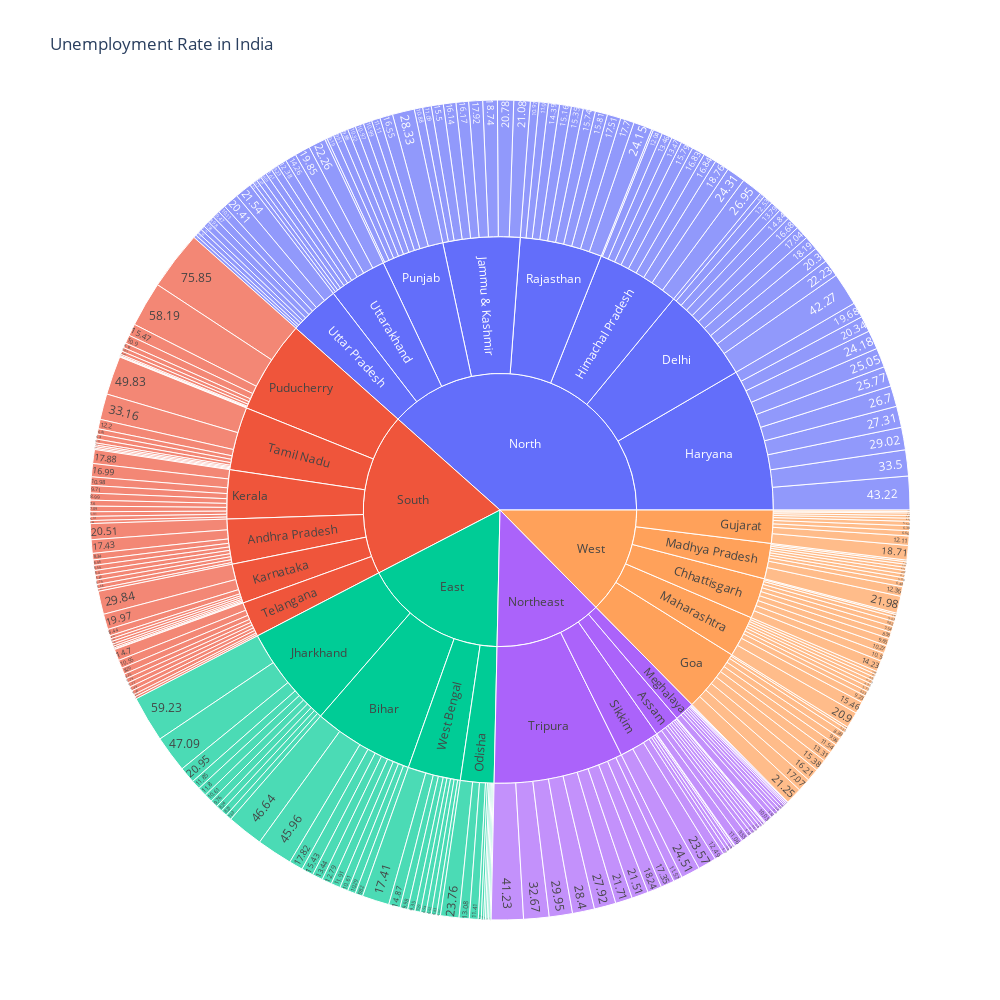

Source (notebook cell):
### Code cell
import plotly.express as px

unemployment = df[['States','Region','Estimated Unemployment Rate']]
figure = px.sunburst(unemployment,path=['Region','States','Estimated Unemployment Rate'],
                     values='Estimated Unemployment Rate',
                     width=1000,height=1000, color_continuous_scale='RdY1Gn',
                     title="Unemployment Rate in India")
figure.show()

### Figure 1 — Plotly figure (JSON) as saved in the notebook; plotly's stock layout.template omitted (floating-point values rounded to 4 significant figures; data arrays with more than 128 entries replaced by an {"elided": "..."} marker saying what was removed)
{"data": [{"branchvalues": "total", "domain": {"x": [0, 1], "y": [0, 1]}, "hovertemplate": "labels=%{label}<br>Estimated Unemployment Rate=%{value}<br>parent=%{parent}<br>id=%{id}<extra></extra>", "ids": {"elided": "298 str values"}, "labels": {"elided": "298 str values"}, "name": "", "parents": {"elided": "298 str values"}, "type": "sunburst", "values": {"elided": "298 float values"}}], "layout": {"height": 1000, "legend": {"tracegroupgap": 0}, "title": {"text": "Unemployment Rate in India"}, "width": 1000}}
